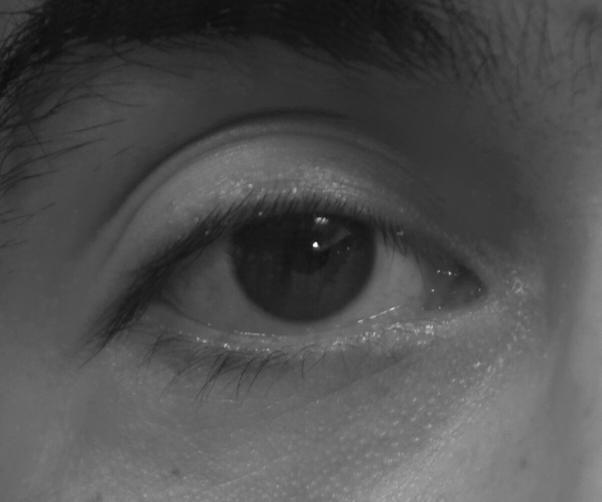
#> input picture Experiencia 2/ojos_gal/ojos_gal/ojos_gal/I1_gal.jpg, 602 x 502 px, found by its file name
$ jupyter execute 'Lab 2 real.ipynb'   (shell and % lines are left out)
#> lines starting #> are read from the running program, lines starting #| are printed output that depends on the picture
### Experiencia 2
### EL5206-2 Laboratorio de Inteligencia Computacional y Robótica
**Profesor:** Claudio Pérez.<br>
**Auxiliar:** Juan Pérez<br>
**Estudiantes:** Elisa Parga, Simón Repolt

[cell 1]
import numpy as np
import cv2
import matplotlib.pyplot as plt
import os
import PIL
from google.colab.patches import cv2_imshow
import math
from skimage.util import view_as_windows
import IPython

### Parte #1: LBP

Se implementa el algoritmo de análisis de textura LBP usando una matriz de 3x3 y posteriormente se aplica LBP a todas las imágenes de ojos disponibles.

[cell 2]
image = cv2.imread("/content/bdd/I1_gal.jpg",cv2.IMREAD_GRAYSCALE)
#> image is the input picture: shape (502, 602); min 12, max 255, mean 79
cv2_imshow(image)

print(image)
#> (printed output is left out)

[cell 3]
def lbp_matrix(matrix): # recibe una matriz de 3x3 y retorna su LBP
  center = matrix[1][1]
  value = ""
  for i in range(3):
    for j in range(3):
      if matrix[i][j] >= center:
        value += "1"
      else:
        value += "0"
  return int(value, 2)

def lbp_image(imagen): #no tiene nada de eficiente, pero funciona
    xsize, ysize = imagen.shape
#> xsize = 502; ysize = 602
    lbp_image = np.zeros((xsize-2, ysize-2))
    for i in range(1,xsize-1):
        for j in range(1,ysize-1):
            block = imagen[i-1:i+2,j-1:j+2]
            value = lbp_matrix(block)
            lbp_image[i-1][j-1] = value
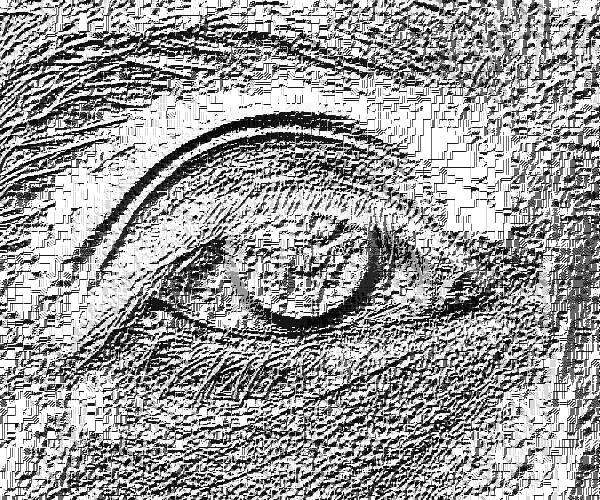
#> lbp_image: shape (500, 600) float64; min 16, max 511, mean 320.5; drawn with min black and max white
    return lbp_image

[cell 4]
newimg= lbp_image(cv2.imread("/content/bdd/I1_gal.jpg",cv2.IMREAD_GRAYSCALE))
plt.figure(figsize=(5,5))
#> (this line was passed over: IPython is not available in this run)

plt.imshow(newimg, cmap="gray")
#> (this line was passed over: IPython is not available in this run)
plt.title('Imagen 1 con LBP aplicado')
#> (this line was passed over: IPython is not available in this run)
plt.show()

"esto es un testing de que funciona lo que se hizo"

[cell 5]
lista_img = []
for i in range(1,11):
    name = f"I{i}_gal.jpg".format(i)
    lista_img.append(name)

print(lista_img)

[cell 6]
for i in range(10):
    img = cv2.imread("/content/bdd/"+lista_img[i],cv2.IMREAD_GRAYSCALE)
    lbp_img = lbp_image(img)

    plt.figure(figsize=(12, 50))
#> (this line was passed over: IPython is not available in this run)
    plt.subplot(10, 2, 2*i+1)
#> (this line was passed over: IPython is not available in this run)
    plt.imshow(img, cmap='gray')
#> (this line was passed over: IPython is not available in this run)
    plt.title("Imagen Original "+str(i+1))
#> (this line was passed over: IPython is not available in this run)

$ run again, with Experiencia 2/ojos_gal/ojos_gal/ojos_gal/I10_gal.jpg copied over Experiencia 2/ojos_gal/ojos_gal/ojos_gal/I1_gal.jpg
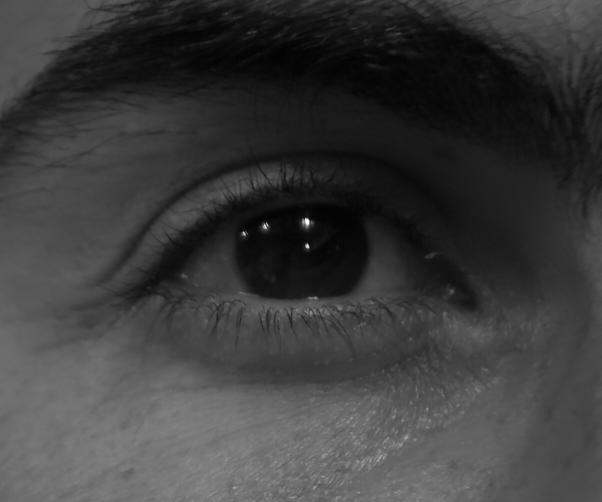
#> input picture Experiencia 2/ojos_gal/ojos_gal/ojos_gal/I10_gal.jpg, 602 x 502 px, found by its file name
#> image is the input picture: shape (502, 602); min 0, max 255, mean 60.1
#> (printed output is left out)
#> xsize = 502; ysize = 602
#> after the loop in lbp_image, `for i in range(1,xsize-1):`:
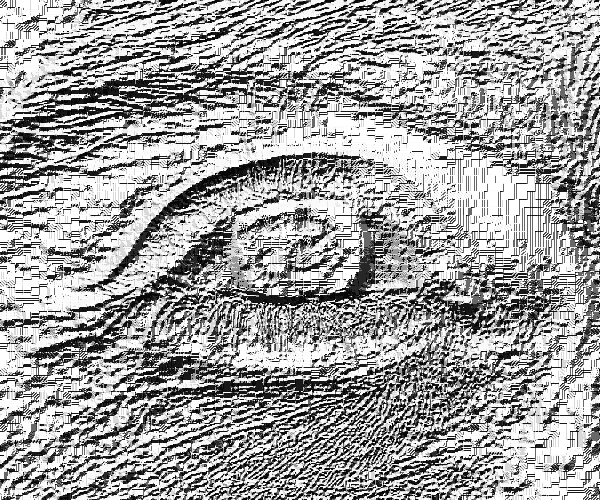
#> lbp_image: shape (500, 600) float64; min 16, max 511, mean 328; drawn with min black and max white

$ run again, with Experiencia 2/ojos_gal/ojos_gal/ojos_gal/I3_gal.jpg copied over Experiencia 2/ojos_gal/ojos_gal/ojos_gal/I1_gal.jpg
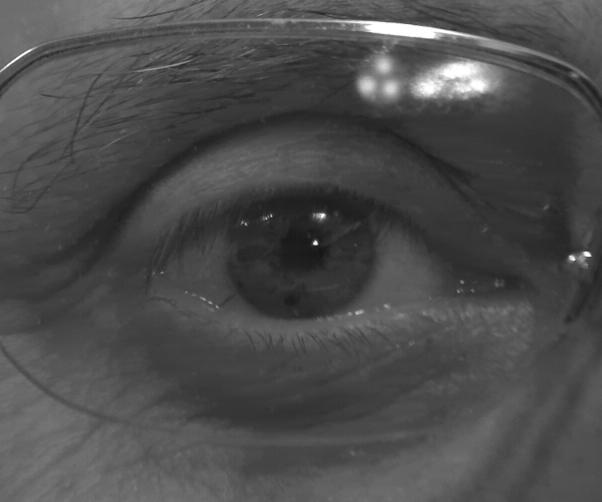
#> input picture Experiencia 2/ojos_gal/ojos_gal/ojos_gal/I3_gal.jpg, 602 x 502 px, found by its file name
#> image is the input picture: shape (502, 602); min 19, max 255, mean 76.2
#> (printed output is left out)
#> xsize = 502; ysize = 602
#> after the loop in lbp_image, `for i in range(1,xsize-1):`:
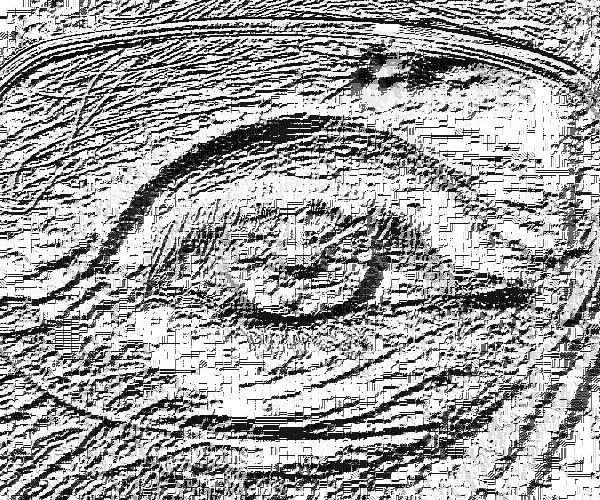
#> lbp_image: shape (500, 600) float64; min 16, max 511, mean 330.7; drawn with min black and max white

$ run again, with Experiencia 2/ojos_gal/ojos_gal/ojos_gal/I4_gal.jpg copied over Experiencia 2/ojos_gal/ojos_gal/ojos_gal/I1_gal.jpg
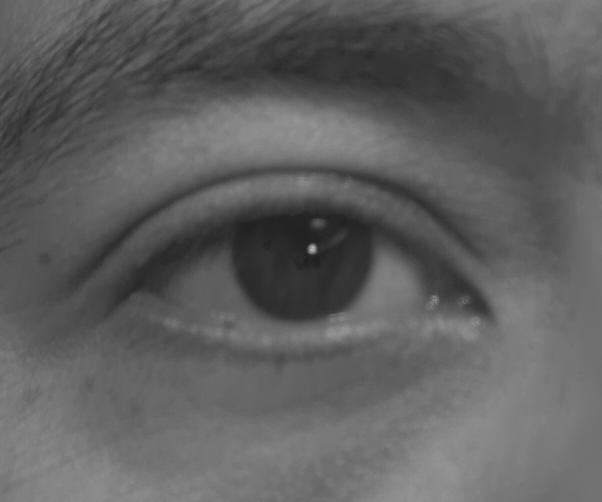
#> input picture Experiencia 2/ojos_gal/ojos_gal/ojos_gal/I4_gal.jpg, 602 x 502 px, found by its file name
#> image is the input picture: shape (502, 602); min 31, max 182, mean 95.2
#> (printed output is left out)
#> xsize = 502; ysize = 602
#> after the loop in lbp_image, `for i in range(1,xsize-1):`:
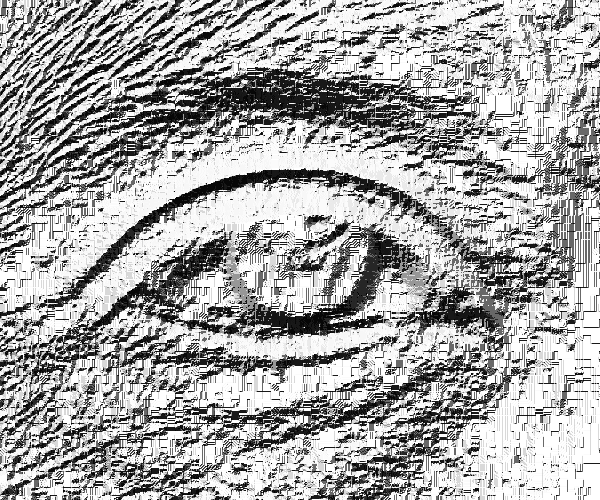
#> lbp_image: shape (500, 600) float64; min 16, max 511, mean 341.3; drawn with min black and max white
